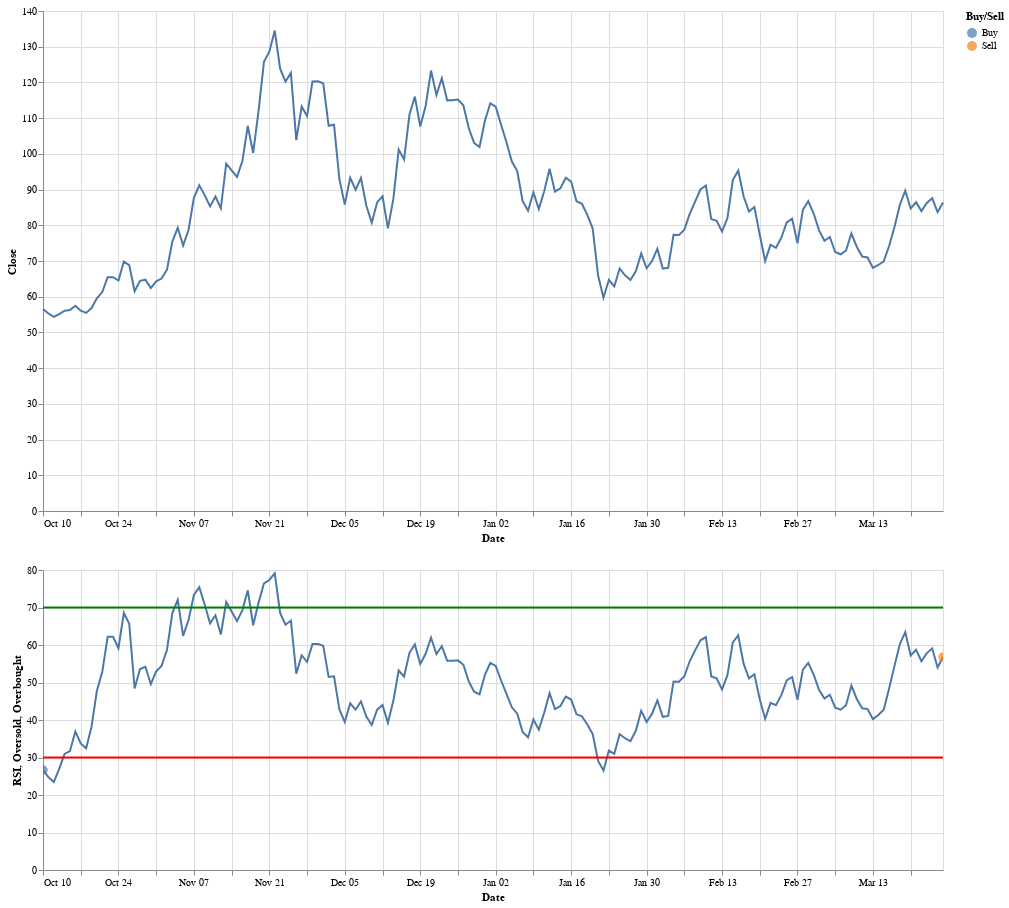

The notebook cell this image was saved under:
### Code cell
StockView=alt.Chart(df).mark_line().encode(
    x='Date:T',
    y='Close:Q',
    tooltip=['Close']
).properties(
    width=900,
    height=500
)

Base2 = alt.Chart(Final).mark_circle(color='Blue',size=90).encode(
    x='Date:T',
    y='RSI:Q',
    color='Buy/Sell',
    tooltip=['Date','RSI']
).properties(
    width=900,
    height=300
)



StockView & (RSI_Chart+Base2)

#.interactive()

### Figure 1 — Vega-Lite specification as saved in the notebook (floating-point values rounded to 4 significant figures; data arrays with more than 128 entries replaced by an {"elided": "..."} marker saying what was removed)
{"config": {"view": {"continuousWidth": 400, "continuousHeight": 300}}, "vconcat": [{"mark": "line", "encoding": {"tooltip": [{"type": "quantitative", "field": "Close"}], "x": {"type": "temporal", "field": "Date"}, "y": {"type": "quantitative", "field": "Close"}}, "height": 500, "width": 900}, {"layer": [{"mark": "line", "encoding": {"x": {"type": "temporal", "field": "Date"}, "y": {"type": "quantitative", "field": "RSI"}}, "selection": {"selector001": {"type": "interval", "bind": "scales", "encodings": ["x", "y"]}}}, {"mark": {"type": "line", "color": "red"}, "encoding": {"x": {"type": "temporal", "field": "Date"}, "y": {"type": "quantitative", "field": "Oversold"}}}, {"mark": {"type": "line", "color": "green"}, "encoding": {"x": {"type": "temporal", "field": "Date"}, "y": {"type": "quantitative", "field": "Overbought"}}}, {"data": {"name": "data-400c51f9849ec35f1c9ab1d41d573bde"}, "mark": {"type": "circle", "color": "Blue", "size": 90}, "encoding": {"color": {"type": "nominal", "field": "Buy/Sell"}, "tooltip": [{"type": "temporal", "field": "Date"}, {"type": "quantitative", "field": "RSI"}], "x": {"type": "temporal", "field": "Date"}, "y": {"type": "quantitative", "field": "RSI"}}, "height": 300, "width": 900}]}], "data": {"name": "data-9c89e4c85a9cb442a3e304de419bd186"}, "$schema": "https://vega.github.io/schema/vega-lite/v4.8.1.json", "datasets": {"data-9c89e4c85a9cb442a3e304de419bd186": {"elided": "168 records"}, "data-400c51f9849ec35f1c9ab1d41d573bde": [{"Date": "2021-10-10T00:00:00", "Price": 56.59, "Shares": 17.67, "Amount": 1000, "RSI": 26.67, "Buy/Sell": "Buy", "Profit/Loss": 0, "Profit/Loss %": 0}, {"Date": "2022-03-26T00:00:00", "Price": 86.4, "Shares": 0.0, "Amount": 1527.0, "RSI": 56.8, "Buy/Sell": "Sell", "Profit/Loss": 526.8, "Profit/Loss %": 52.68}]}}
